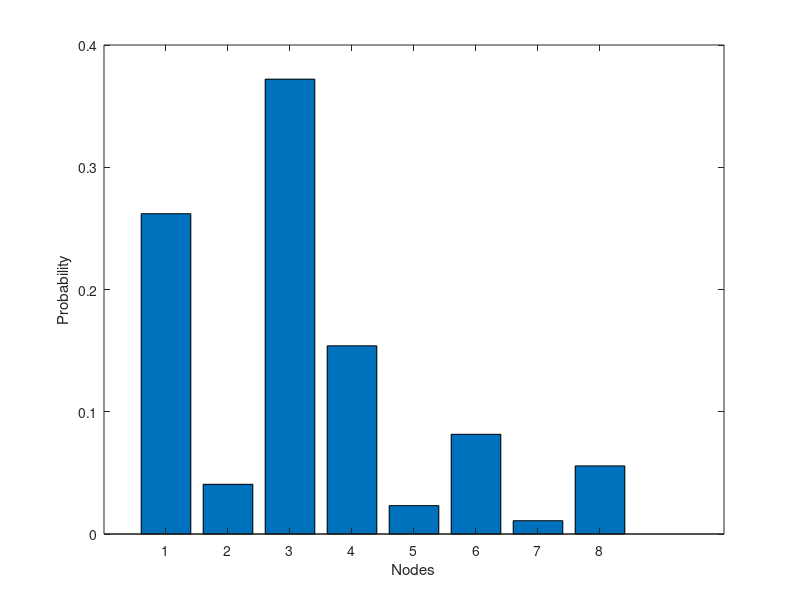

MATLAB code for this plot:
clear;
clc;
i=sqrt(-1);

%Adjacency Matrix

M =[0 1 1 1 1 0 0 0; 
    1 0 1 1 0 1 0 0; 
    1 1 0 1 0 0 1 0; 
    1 1 1 0 0 0 0 1;
    1 0 0 0 0 1 0 1;
    0 1 0 0 1 0 1 0;
    0 0 1 0 0 1 0 1;
    0 0 0 1 1 0 1 0]; 

%step size
step=10000;


V = size(M,1);
d = sum(M,2);

%function f_x(r)
f = cell(V,1);
for r=1:V
 f{r}=find(M(r,:));
end
 

% Probability amplitute matrix
A=zeros(V,V);
Atemp=zeros(V,V);


%initial state
A(1,2) = 1;



%%%%%%%%%%%%%%%%%%%%%%%%%%%%%%%%%%%%%%%%%%%%%%%%%%%%%%%%%%%%%%%%%%%%%%%%%%%%%%%%%%%%%%%%%%%%%%%%%%%%
%Grover Coin
%%%%%%%%%%%%%%%%%%%%%%%%%%%%%%%%%%%%%%%%%%%%%%%%%%%%%%%%%%%%%%%%%%%%%%%%%%%%%%%%%%%%%%%%%%%%%%%%%%%%
for t=1:step

for x=1:V
    for r=1:d(x)
        for s=1:d(x)
            if (r==s) 
                Atemp(x,(f{x}(r))) = Atemp(x,(f{x}(r)))+ A(x,(f{x}(s)))*(1/d(x))*(2-d(x));
            else
                Atemp(x,(f{x}(r))) = Atemp(x,(f{x}(r)))+ A(x,(f{x}(s)))*(2/d(x));
            end
        end
    end
end

A = transpose(Atemp);
Atemp = zeros(V,V);

end



%Total Proability calculation
P = 0;
VertexProb = zeros(V,1);

for k=1:V
   P = P + A(k,:)*transpose(conj(A(k,:)));
   VertexProb(k) = A(k,:)*conj(transpose(A(k,:)));
   x(k)=k;
end

% Total_probability 
fprintf('Total_probability: %f\n',P);
%bar(x,VertexProb,0.5)
bar(x,VertexProb)
xlabel("Nodes")
ylabel("Probability")


